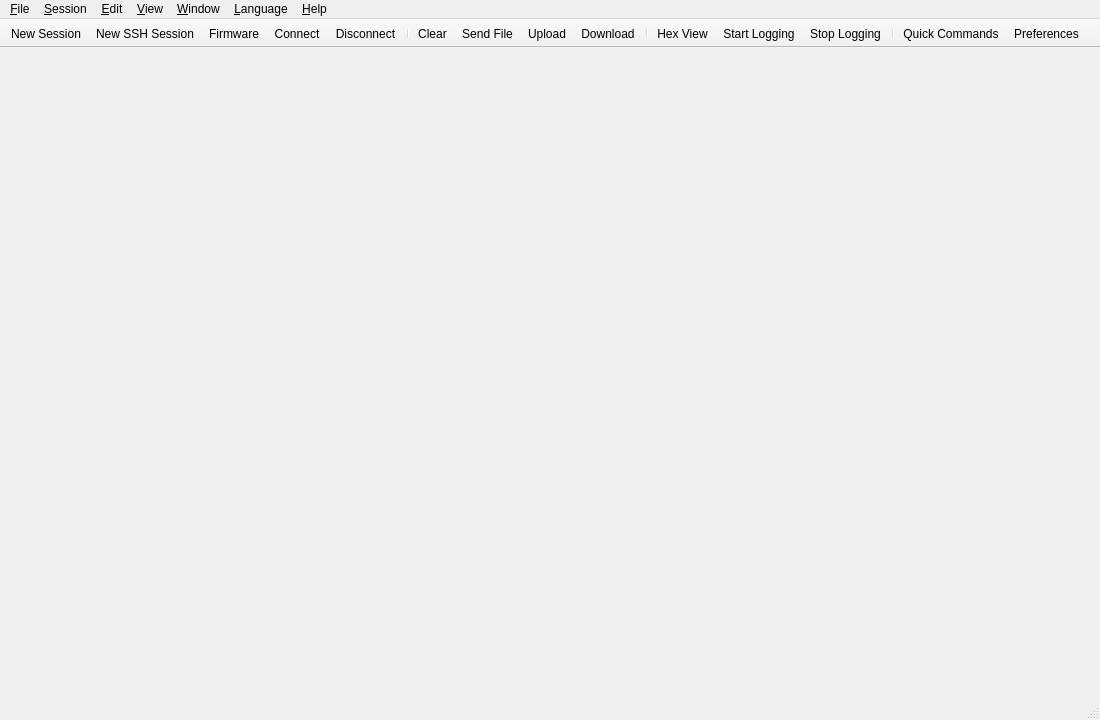
<?xml version="1.0" encoding="UTF-8"?>
<ui version="4.0">
 <class>MainWindow</class>
 <widget class="QMainWindow" name="MainWindow">
  <property name="geometry">
   <rect>
    <x>0</x>
    <y>0</y>
    <width>1100</width>
    <height>720</height>
   </rect>
  </property>
  <property name="windowTitle">
   <string>ComUtility</string>
  </property>
  <property name="windowIcon">
   <iconset resource="../../resources/resources.qrc">
    <normaloff>:/icons/comutility.png</normaloff>:/icons/comutility.png</iconset>
  </property>
  <property name="dockOptions">
   <set>QMainWindow::DockOption::AllowTabbedDocks|QMainWindow::DockOption::AnimatedDocks</set>
  </property>
  <widget class="QWidget" name="centralwidget">
   <layout class="QVBoxLayout" name="centralLayout">
    <property name="spacing">
     <number>0</number>
    </property>
    <property name="leftMargin">
     <number>0</number>
    </property>
    <property name="topMargin">
     <number>0</number>
    </property>
    <property name="rightMargin">
     <number>0</number>
    </property>
    <property name="bottomMargin">
     <number>0</number>
    </property>
    <item>
     <widget class="QTabWidget" name="tabWidget">
      <property name="tabPosition">
       <enum>QTabWidget::TabPosition::North</enum>
      </property>
      <property name="tabShape">
       <enum>QTabWidget::TabShape::Rounded</enum>
      </property>
      <property name="elideMode">
       <enum>Qt::TextElideMode::ElideRight</enum>
      </property>
      <property name="usesScrollButtons">
       <bool>true</bool>
      </property>
      <property name="documentMode">
       <bool>true</bool>
      </property>
      <property name="tabsClosable">
       <bool>true</bool>
      </property>
      <property name="movable">
       <bool>true</bool>
      </property>
     </widget>
    </item>
   </layout>
  </widget>
  <widget class="QMenuBar" name="menubar">
   <property name="geometry">
    <rect>
     <x>0</x>
     <y>0</y>
     <width>1100</width>
     <height>22</height>
    </rect>
   </property>
   <widget class="QMenu" name="menuFile">
    <property name="title">
     <string>&amp;File</string>
    </property>
    <addaction name="actionNewSession"/>
    <addaction name="actionNewSshSession"/>
    <addaction name="actionFirmwareUpdate"/>
    <addaction name="actionCloseSession"/>
    <addaction name="separator"/>
    <addaction name="actionStartLogging"/>
    <addaction name="actionStopLogging"/>
    <addaction name="actionOpenLogFolder"/>
    <addaction name="separator"/>
    <addaction name="actionReplayLog"/>
    <addaction name="actionStopReplay"/>
    <addaction name="separator"/>
    <addaction name="actionQuit"/>
   </widget>
   <widget class="QMenu" name="menuSession">
    <property name="title">
     <string>&amp;Session</string>
    </property>
    <addaction name="actionConnect"/>
    <addaction name="actionDisconnect"/>
    <addaction name="separator"/>
    <addaction name="actionClear"/>
    <addaction name="actionResetTerminal"/>
    <addaction name="separator"/>
    <addaction name="actionSendFile"/>
    <addaction name="actionUploadFile"/>
    <addaction name="actionDownloadFile"/>
    <addaction name="actionSendBreak"/>
    <addaction name="actionSyncTerminalSize"/>
    <addaction name="actionDetectBaudRate"/>
    <addaction name="separator"/>
    <addaction name="actionRefreshPorts"/>
   </widget>
   <widget class="QMenu" name="menuEdit">
    <property name="title">
     <string>&amp;Edit</string>
    </property>
    <addaction name="actionCopy"/>
    <addaction name="actionPaste"/>
    <addaction name="actionSelectAll"/>
    <addaction name="separator"/>
    <addaction name="actionFind"/>
    <addaction name="separator"/>
    <addaction name="actionQuickCommands"/>
    <addaction name="actionSshProfiles"/>
    <addaction name="actionPreferences"/>
   </widget>
   <widget class="QMenu" name="menuView">
    <property name="title">
     <string>&amp;View</string>
    </property>
    <addaction name="actionHexView"/>
    <addaction name="separator"/>
    <addaction name="actionShowCommandInput"/>
    <addaction name="actionShowQuickCommands"/>
    <addaction name="actionPauseWhileSelecting"/>
    <addaction name="actionRightClickPastes"/>
    <addaction name="actionSystemLog"/>
    <addaction name="separator"/>
    <addaction name="actionZoomIn"/>
    <addaction name="actionZoomOut"/>
    <addaction name="actionZoomReset"/>
   </widget>
   <widget class="QMenu" name="menuWindow">
    <property name="title">
     <string>&amp;Window</string>
    </property>
    <addaction name="actionNextTab"/>
    <addaction name="actionPreviousTab"/>
    <addaction name="separator"/>
    <addaction name="actionSelectTab1"/>
    <addaction name="actionSelectTab2"/>
    <addaction name="actionSelectTab3"/>
    <addaction name="actionSelectTab4"/>
    <addaction name="actionSelectTab5"/>
    <addaction name="actionSelectTab6"/>
    <addaction name="actionSelectTab7"/>
    <addaction name="actionSelectTab8"/>
    <addaction name="actionSelectTab9"/>
    <addaction name="separator"/>
   </widget>
   <widget class="QMenu" name="menuLanguage">
    <property name="title">
     <string>&amp;Language</string>
    </property>
    <addaction name="actionLanguageEnglish"/>
    <addaction name="actionLanguageChinese"/>
   </widget>
   <widget class="QMenu" name="menuHelp">
    <property name="title">
     <string>&amp;Help</string>
    </property>
    <addaction name="actionVersion"/>
    <addaction name="actionHomepage"/>
    <addaction name="separator"/>
    <addaction name="actionAbout"/>
   </widget>
   <addaction name="menuFile"/>
   <addaction name="menuSession"/>
   <addaction name="menuEdit"/>
   <addaction name="menuView"/>
   <addaction name="menuWindow"/>
   <addaction name="menuLanguage"/>
   <addaction name="menuHelp"/>
  </widget>
  <widget class="QToolBar" name="mainToolBar">
   <property name="windowTitle">
    <string>Main Toolbar</string>
   </property>
   <property name="movable">
    <bool>false</bool>
   </property>
   <property name="allowedAreas">
    <set>Qt::ToolBarArea::TopToolBarArea</set>
   </property>
   <property name="toolButtonStyle">
    <enum>Qt::ToolButtonStyle::ToolButtonTextBesideIcon</enum>
   </property>
   <property name="floatable">
    <bool>false</bool>
   </property>
   <attribute name="toolBarArea">
    <enum>TopToolBarArea</enum>
   </attribute>
   <attribute name="toolBarBreak">
    <bool>false</bool>
   </attribute>
   <addaction name="actionNewSession"/>
   <addaction name="actionNewSshSession"/>
   <addaction name="actionFirmwareUpdate"/>
   <addaction name="actionConnect"/>
   <addaction name="actionDisconnect"/>
   <addaction name="separator"/>
   <addaction name="actionClear"/>
   <addaction name="actionSendFile"/>
   <addaction name="actionUploadFile"/>
   <addaction name="actionDownloadFile"/>
   <addaction name="separator"/>
   <addaction name="actionHexView"/>
   <addaction name="actionStartLogging"/>
   <addaction name="actionStopLogging"/>
   <addaction name="separator"/>
   <addaction name="actionQuickCommands"/>
   <addaction name="actionPreferences"/>
  </widget>
  <widget class="QStatusBar" name="statusbar">
   <property name="sizeGripEnabled">
    <bool>true</bool>
   </property>
  </widget>
  <action name="actionNewSession">
   <property name="text">
    <string>&amp;New Session</string>
   </property>
   <property name="toolTip">
    <string>Open a new session tab</string>
   </property>
   <property name="shortcut">
    <string>Ctrl+T</string>
   </property>
   <property name="menuRole">
    <enum>QAction::MenuRole::NoRole</enum>
   </property>
  </action>
  <action name="actionNewSshSession">
   <property name="icon">
    <iconset resource="../../resources/resources.qrc">
     <normaloff>:/icons/ssh.svg</normaloff>:/icons/ssh.svg</iconset>
   </property>
   <property name="text">
    <string>New &amp;SSH Session...</string>
   </property>
   <property name="iconText">
    <string>New SSH Session</string>
   </property>
   <property name="toolTip">
    <string>Open a new SSH session tab</string>
   </property>
   <property name="shortcut">
    <string>Ctrl+Shift+T</string>
   </property>
   <property name="menuRole">
    <enum>QAction::MenuRole::NoRole</enum>
   </property>
  </action>
  <action name="actionFirmwareUpdate">
   <property name="icon">
    <iconset resource="../../resources/resources.qrc">
     <normaloff>:/icons/firmware.svg</normaloff>:/icons/firmware.svg</iconset>
   </property>
   <property name="text">
    <string>Firmware &amp;Update...</string>
   </property>
   <property name="iconText">
    <string>Firmware</string>
   </property>
   <property name="toolTip">
    <string>Pull the latest build, flash the SoC and update the CC1310 over the board's USB-C cable</string>
   </property>
   <property name="shortcut">
    <string>Ctrl+Shift+U</string>
   </property>
   <property name="menuRole">
    <enum>QAction::MenuRole::NoRole</enum>
   </property>
  </action>
  <action name="actionCloseSession">
   <property name="text">
    <string>&amp;Close Session</string>
   </property>
   <property name="toolTip">
    <string>Close the current session tab</string>
   </property>
   <property name="shortcut">
    <string>Ctrl+Shift+W</string>
   </property>
   <property name="menuRole">
    <enum>QAction::MenuRole::NoRole</enum>
   </property>
  </action>
  <action name="actionStartLogging">
   <property name="text">
    <string>Start &amp;Logging...</string>
   </property>
   <property name="iconText">
    <string>Start Logging</string>
   </property>
   <property name="toolTip">
    <string>Capture the session to a log file</string>
   </property>
   <property name="menuRole">
    <enum>QAction::MenuRole::NoRole</enum>
   </property>
  </action>
  <action name="actionStopLogging">
   <property name="text">
    <string>Stop Lo&amp;gging</string>
   </property>
   <property name="iconText">
    <string>Stop Logging</string>
   </property>
   <property name="toolTip">
    <string>Stop capturing the session log</string>
   </property>
   <property name="menuRole">
    <enum>QAction::MenuRole::NoRole</enum>
   </property>
  </action>
  <action name="actionOpenLogFolder">
   <property name="text">
    <string>Open Log &amp;Folder</string>
   </property>
   <property name="toolTip">
    <string>Open the log directory in the file manager</string>
   </property>
   <property name="menuRole">
    <enum>QAction::MenuRole::NoRole</enum>
   </property>
  </action>
  <action name="actionReplayLog">
   <property name="text">
    <string>&amp;Replay Log File...</string>
   </property>
   <property name="iconText">
    <string>Replay Log</string>
   </property>
   <property name="toolTip">
    <string>Replay a captured log file through the current session as if the device had sent it</string>
   </property>
   <property name="shortcut">
    <string>Ctrl+Shift+R</string>
   </property>
   <property name="menuRole">
    <enum>QAction::MenuRole::NoRole</enum>
   </property>
  </action>
  <action name="actionStopReplay">
   <property name="text">
    <string>Stop Repla&amp;y</string>
   </property>
   <property name="toolTip">
    <string>Stop the running log replay</string>
   </property>
   <property name="menuRole">
    <enum>QAction::MenuRole::NoRole</enum>
   </property>
  </action>
  <action name="actionQuit">
   <property name="text">
    <string>&amp;Quit</string>
   </property>
   <property name="shortcut">
    <string>Ctrl+Shift+Q</string>
   </property>
   <property name="menuRole">
    <enum>QAction::MenuRole::NoRole</enum>
   </property>
  </action>
  <action name="actionConnect">
   <property name="text">
    <string>&amp;Connect</string>
   </property>
   <property name="toolTip">
    <string>Open the selected serial port</string>
   </property>
   <property name="shortcut">
    <string>F2</string>
   </property>
   <property name="menuRole">
    <enum>QAction::MenuRole::NoRole</enum>
   </property>
  </action>
  <action name="actionDisconnect">
   <property name="text">
    <string>&amp;Disconnect</string>
   </property>
   <property name="toolTip">
    <string>Close the serial port</string>
   </property>
   <property name="shortcut">
    <string>F3</string>
   </property>
   <property name="menuRole">
    <enum>QAction::MenuRole::NoRole</enum>
   </property>
  </action>
  <action name="actionClear">
   <property name="text">
    <string>C&amp;lear</string>
   </property>
   <property name="toolTip">
    <string>Clear the terminal screen, the scrollback and the hex view (Reset Terminal also resets the emulator)</string>
   </property>
   <property name="shortcut">
    <string>Ctrl+Shift+L</string>
   </property>
   <property name="menuRole">
    <enum>QAction::MenuRole::NoRole</enum>
   </property>
  </action>
  <action name="actionResetTerminal">
   <property name="text">
    <string>&amp;Reset Terminal</string>
   </property>
   <property name="toolTip">
    <string>Reset the terminal emulator state</string>
   </property>
   <property name="menuRole">
    <enum>QAction::MenuRole::NoRole</enum>
   </property>
  </action>
  <action name="actionSendFile">
   <property name="text">
    <string>Send &amp;File...</string>
   </property>
   <property name="iconText">
    <string>Send File</string>
   </property>
   <property name="toolTip">
    <string>Send a text or binary file to the device</string>
   </property>
   <property name="shortcut">
    <string>Ctrl+Shift+O</string>
   </property>
   <property name="menuRole">
    <enum>QAction::MenuRole::NoRole</enum>
   </property>
  </action>
  <action name="actionUploadFile">
   <property name="text">
    <string>&amp;Upload File to Remote...</string>
   </property>
   <property name="iconText">
    <string>Upload</string>
   </property>
   <property name="toolTip">
    <string>Copy a local file to the SSH server (SFTP)</string>
   </property>
   <property name="menuRole">
    <enum>QAction::MenuRole::NoRole</enum>
   </property>
  </action>
  <action name="actionDownloadFile">
   <property name="text">
    <string>Do&amp;wnload File from Remote...</string>
   </property>
   <property name="iconText">
    <string>Download</string>
   </property>
   <property name="toolTip">
    <string>Copy a file from the SSH server to this computer (SFTP)</string>
   </property>
   <property name="menuRole">
    <enum>QAction::MenuRole::NoRole</enum>
   </property>
  </action>
  <action name="actionSendBreak">
   <property name="text">
    <string>Send &amp;Break</string>
   </property>
   <property name="toolTip">
    <string>Assert a BREAK condition on the line</string>
   </property>
   <property name="menuRole">
    <enum>QAction::MenuRole::NoRole</enum>
   </property>
  </action>
  <action name="actionSyncTerminalSize">
   <property name="text">
    <string>S&amp;ync Terminal Size</string>
   </property>
   <property name="toolTip">
    <string>Send &quot;stty cols/rows&quot; so the remote shell matches the window</string>
   </property>
   <property name="menuRole">
    <enum>QAction::MenuRole::NoRole</enum>
   </property>
  </action>
  <action name="actionDetectBaudRate">
   <property name="text">
    <string>De&amp;tect Baud Rate</string>
   </property>
   <property name="iconText">
    <string>Detect Baud Rate</string>
   </property>
   <property name="toolTip">
    <string>Listen at the candidate baud rates until the output reads as text and apply the one that works (serial sessions)</string>
   </property>
   <property name="shortcut">
    <string>Ctrl+Shift+B</string>
   </property>
   <property name="menuRole">
    <enum>QAction::MenuRole::NoRole</enum>
   </property>
  </action>
  <action name="actionRefreshPorts">
   <property name="text">
    <string>Refresh &amp;Ports</string>
   </property>
   <property name="toolTip">
    <string>Rescan the serial ports</string>
   </property>
   <property name="shortcut">
    <string>F5</string>
   </property>
   <property name="menuRole">
    <enum>QAction::MenuRole::NoRole</enum>
   </property>
  </action>
  <action name="actionCopy">
   <property name="text">
    <string>&amp;Copy</string>
   </property>
   <property name="shortcut">
    <string>Ctrl+Shift+C</string>
   </property>
   <property name="menuRole">
    <enum>QAction::MenuRole::NoRole</enum>
   </property>
  </action>
  <action name="actionPaste">
   <property name="text">
    <string>&amp;Paste</string>
   </property>
   <property name="shortcut">
    <string>Ctrl+Shift+V</string>
   </property>
   <property name="menuRole">
    <enum>QAction::MenuRole::NoRole</enum>
   </property>
  </action>
  <action name="actionSelectAll">
   <property name="text">
    <string>Select &amp;All</string>
   </property>
   <property name="menuRole">
    <enum>QAction::MenuRole::NoRole</enum>
   </property>
  </action>
  <action name="actionFind">
   <property name="text">
    <string>&amp;Find...</string>
   </property>
   <property name="shortcut">
    <string>Ctrl+Shift+F</string>
   </property>
   <property name="menuRole">
    <enum>QAction::MenuRole::NoRole</enum>
   </property>
  </action>
  <action name="actionQuickCommands">
   <property name="text">
    <string>&amp;Quick Commands...</string>
   </property>
   <property name="iconText">
    <string>Quick Commands</string>
   </property>
   <property name="toolTip">
    <string>Edit the quick command buttons</string>
   </property>
   <property name="menuRole">
    <enum>QAction::MenuRole::NoRole</enum>
   </property>
  </action>
  <action name="actionSshProfiles">
   <property name="text">
    <string>SS&amp;H Profiles...</string>
   </property>
   <property name="iconText">
    <string>SSH Profiles</string>
   </property>
   <property name="toolTip">
    <string>Manage the saved SSH targets</string>
   </property>
   <property name="menuRole">
    <enum>QAction::MenuRole::NoRole</enum>
   </property>
  </action>
  <action name="actionPreferences">
   <property name="text">
    <string>P&amp;references...</string>
   </property>
   <property name="iconText">
    <string>Preferences</string>
   </property>
   <property name="toolTip">
    <string>Application preferences</string>
   </property>
   <property name="shortcut">
    <string>Ctrl+,</string>
   </property>
   <property name="menuRole">
    <enum>QAction::MenuRole::NoRole</enum>
   </property>
  </action>
  <action name="actionHexView">
   <property name="checkable">
    <bool>true</bool>
   </property>
   <property name="text">
    <string>&amp;Hex View</string>
   </property>
   <property name="toolTip">
    <string>Show the raw RX/TX bytes as a hex dump</string>
   </property>
   <property name="shortcut">
    <string>Ctrl+Shift+H</string>
   </property>
   <property name="menuRole">
    <enum>QAction::MenuRole::NoRole</enum>
   </property>
  </action>
  <action name="actionShowCommandInput">
   <property name="checkable">
    <bool>true</bool>
   </property>
   <property name="checked">
    <bool>true</bool>
   </property>
   <property name="text">
    <string>Show Command &amp;Input</string>
   </property>
   <property name="menuRole">
    <enum>QAction::MenuRole::NoRole</enum>
   </property>
  </action>
  <action name="actionShowQuickCommands">
   <property name="checkable">
    <bool>true</bool>
   </property>
   <property name="checked">
    <bool>true</bool>
   </property>
   <property name="text">
    <string>Show &amp;Quick Commands</string>
   </property>
   <property name="menuRole">
    <enum>QAction::MenuRole::NoRole</enum>
   </property>
  </action>
  <action name="actionPauseWhileSelecting">
   <property name="checkable">
    <bool>true</bool>
   </property>
   <property name="checked">
    <bool>true</bool>
   </property>
   <property name="text">
    <string>Pause Output While &amp;Selecting</string>
   </property>
   <property name="statusTip">
    <string>Freeze the display while text is selected; Enter copies the selection and resumes (cmd.exe mark mode)</string>
   </property>
   <property name="menuRole">
    <enum>QAction::MenuRole::NoRole</enum>
   </property>
  </action>
  <action name="actionRightClickPastes">
   <property name="checkable">
    <bool>true</bool>
   </property>
   <property name="checked">
    <bool>true</bool>
   </property>
   <property name="text">
    <string>Right Click &amp;Pastes (cmd.exe style)</string>
   </property>
   <property name="statusTip">
    <string>Right-click pastes the clipboard, or copies the selected text; Shift+right-click opens the context menu</string>
   </property>
   <property name="menuRole">
    <enum>QAction::MenuRole::NoRole</enum>
   </property>
  </action>
  <action name="actionSystemLog">
   <property name="checkable">
    <bool>true</bool>
   </property>
   <property name="text">
    <string>System &amp;Log</string>
   </property>
   <property name="toolTip">
    <string>Show the application diagnostics log</string>
   </property>
   <property name="menuRole">
    <enum>QAction::MenuRole::NoRole</enum>
   </property>
  </action>
  <action name="actionZoomIn">
   <property name="text">
    <string>&amp;Zoom In</string>
   </property>
   <property name="shortcut">
    <string>Ctrl++</string>
   </property>
   <property name="menuRole">
    <enum>QAction::MenuRole::NoRole</enum>
   </property>
  </action>
  <action name="actionZoomOut">
   <property name="text">
    <string>Zoom &amp;Out</string>
   </property>
   <property name="shortcut">
    <string>Ctrl+-</string>
   </property>
   <property name="menuRole">
    <enum>QAction::MenuRole::NoRole</enum>
   </property>
  </action>
  <action name="actionZoomReset">
   <property name="text">
    <string>&amp;Reset Zoom</string>
   </property>
   <property name="shortcut">
    <string>Ctrl+0</string>
   </property>
   <property name="menuRole">
    <enum>QAction::MenuRole::NoRole</enum>
   </property>
  </action>
  <action name="actionNextTab">
   <property name="text">
    <string>&amp;Next Tab</string>
   </property>
   <property name="shortcut">
    <string>Ctrl+Tab</string>
   </property>
   <property name="menuRole">
    <enum>QAction::MenuRole::NoRole</enum>
   </property>
  </action>
  <action name="actionPreviousTab">
   <property name="text">
    <string>&amp;Previous Tab</string>
   </property>
   <property name="shortcut">
    <string>Ctrl+Shift+Tab</string>
   </property>
   <property name="menuRole">
    <enum>QAction::MenuRole::NoRole</enum>
   </property>
  </action>
  <action name="actionSelectTab1">
   <property name="text">
    <string>Tab &amp;1</string>
   </property>
   <property name="toolTip">
    <string>Switch to session tab 1</string>
   </property>
   <property name="shortcut">
    <string>Alt+1</string>
   </property>
   <property name="menuRole">
    <enum>QAction::MenuRole::NoRole</enum>
   </property>
  </action>
  <action name="actionSelectTab2">
   <property name="text">
    <string>Tab &amp;2</string>
   </property>
   <property name="toolTip">
    <string>Switch to session tab 2</string>
   </property>
   <property name="shortcut">
    <string>Alt+2</string>
   </property>
   <property name="menuRole">
    <enum>QAction::MenuRole::NoRole</enum>
   </property>
  </action>
  <action name="actionSelectTab3">
   <property name="text">
    <string>Tab &amp;3</string>
   </property>
   <property name="toolTip">
    <string>Switch to session tab 3</string>
   </property>
   <property name="shortcut">
    <string>Alt+3</string>
   </property>
   <property name="menuRole">
    <enum>QAction::MenuRole::NoRole</enum>
   </property>
  </action>
  <action name="actionSelectTab4">
   <property name="text">
    <string>Tab &amp;4</string>
   </property>
   <property name="toolTip">
    <string>Switch to session tab 4</string>
   </property>
   <property name="shortcut">
    <string>Alt+4</string>
   </property>
   <property name="menuRole">
    <enum>QAction::MenuRole::NoRole</enum>
   </property>
  </action>
  <action name="actionSelectTab5">
   <property name="text">
    <string>Tab &amp;5</string>
   </property>
   <property name="toolTip">
    <string>Switch to session tab 5</string>
   </property>
   <property name="shortcut">
    <string>Alt+5</string>
   </property>
   <property name="menuRole">
    <enum>QAction::MenuRole::NoRole</enum>
   </property>
  </action>
  <action name="actionSelectTab6">
   <property name="text">
    <string>Tab &amp;6</string>
   </property>
   <property name="toolTip">
    <string>Switch to session tab 6</string>
   </property>
   <property name="shortcut">
    <string>Alt+6</string>
   </property>
   <property name="menuRole">
    <enum>QAction::MenuRole::NoRole</enum>
   </property>
  </action>
  <action name="actionSelectTab7">
   <property name="text">
    <string>Tab &amp;7</string>
   </property>
   <property name="toolTip">
    <string>Switch to session tab 7</string>
   </property>
   <property name="shortcut">
    <string>Alt+7</string>
   </property>
   <property name="menuRole">
    <enum>QAction::MenuRole::NoRole</enum>
   </property>
  </action>
  <action name="actionSelectTab8">
   <property name="text">
    <string>Tab &amp;8</string>
   </property>
   <property name="toolTip">
    <string>Switch to session tab 8</string>
   </property>
   <property name="shortcut">
    <string>Alt+8</string>
   </property>
   <property name="menuRole">
    <enum>QAction::MenuRole::NoRole</enum>
   </property>
  </action>
  <action name="actionSelectTab9">
   <property name="text">
    <string>Tab &amp;9</string>
   </property>
   <property name="toolTip">
    <string>Switch to session tab 9</string>
   </property>
   <property name="shortcut">
    <string>Alt+9</string>
   </property>
   <property name="menuRole">
    <enum>QAction::MenuRole::NoRole</enum>
   </property>
  </action>
  <action name="actionLanguageEnglish">
   <property name="checkable">
    <bool>true</bool>
   </property>
   <property name="text">
    <string>English</string>
   </property>
   <property name="menuRole">
    <enum>QAction::MenuRole::NoRole</enum>
   </property>
  </action>
  <action name="actionLanguageChinese">
   <property name="checkable">
    <bool>true</bool>
   </property>
   <property name="text">
    <string>中文 (Chinese)</string>
   </property>
   <property name="menuRole">
    <enum>QAction::MenuRole::NoRole</enum>
   </property>
  </action>
  <action name="actionAbout">
   <property name="text">
    <string>&amp;About ComUtility</string>
   </property>
   <property name="menuRole">
    <enum>QAction::MenuRole::NoRole</enum>
   </property>
  </action>
  <action name="actionVersion">
   <property name="text">
    <string>&amp;Version Information</string>
   </property>
   <property name="menuRole">
    <enum>QAction::MenuRole::NoRole</enum>
   </property>
  </action>
  <action name="actionHomepage">
   <property name="text">
    <string>&amp;Homepage</string>
   </property>
   <property name="menuRole">
    <enum>QAction::MenuRole::NoRole</enum>
   </property>
  </action>
 </widget>
 <resources>
  <include location="../../resources/resources.qrc"/>
 </resources>
 <connections/>
</ui>
